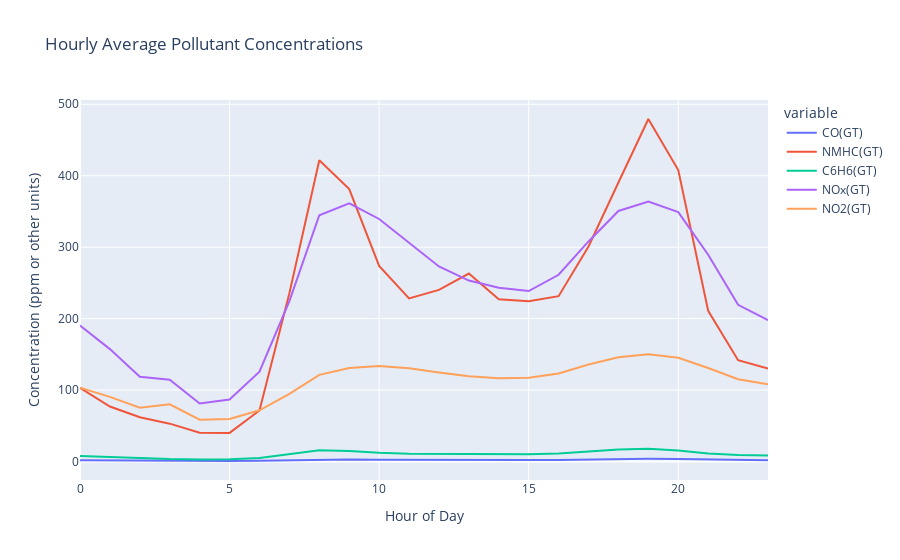
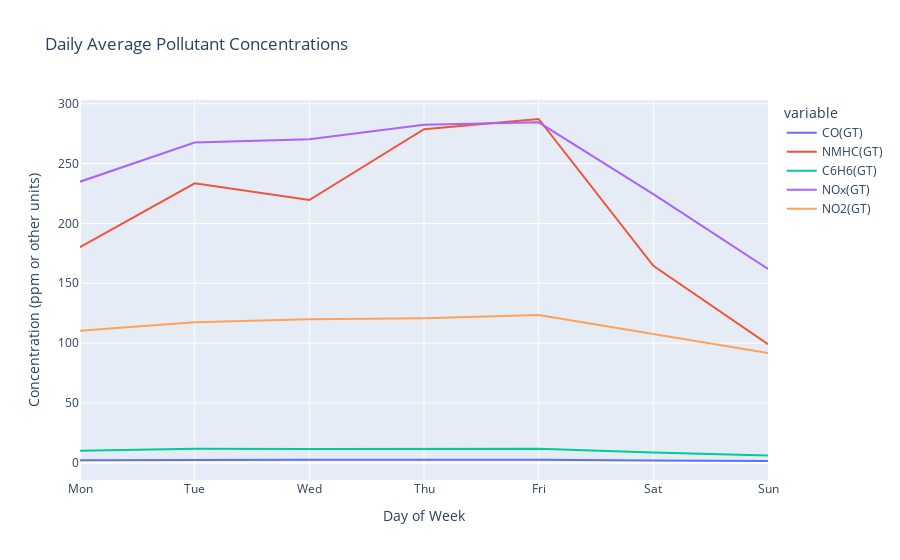

The cell these charts' notebook holds for them, in order:
### Code cell
# Extract hour of the day and day of the week from 'Time'

aq_data['hour'] = pd.to_datetime(aq_data['Time'], format='%H:%M:%S').dt.hour
aq_data['day_of_week'] = aq_data['Date'].dt.dayofweek  # 0 = Monday, 6 = Sunday

# Group by hour of the day and calculate average pollutant concentrations
hourly_avg = aq_data.groupby('hour')[['CO(GT)', 'NMHC(GT)', 'C6H6(GT)', 'NOx(GT)', 'NO2(GT)']].mean().reset_index()

# Group by day of the week and calculate average pollutant concentrations
daily_avg = aq_data.groupby('day_of_week')[['CO(GT)', 'NMHC(GT)', 'C6H6(GT)', 'NOx(GT)', 'NO2(GT)']].mean().reset_index()

# Hourly average plot with Plotly
fig_hourly = px.line(hourly_avg, x='hour', y=hourly_avg.columns[1:], 
                     title="Hourly Average Pollutant Concentrations", 
                     labels={"hour": "Hour of Day", "value": "Concentration (ppm or other units)"})

fig_hourly.show()

# Daily average plot with Plotly
fig_daily = px.line(daily_avg, x='day_of_week', y=daily_avg.columns[1:], 
                    title="Daily Average Pollutant Concentrations", 
                    labels={"day_of_week": "Day of Week", "value": "Concentration (ppm or other units)"})

# Set x-axis labels as days of the week
fig_daily.update_xaxes(tickmode='array', tickvals=list(range(7)), ticktext=["Mon", "Tue", "Wed", "Thu", "Fri", "Sat", "Sun"])

fig_daily.show()

### Figure 1 — Plotly figure (JSON) as saved in the notebook; plotly's stock layout.template omitted (floating-point values rounded to 4 significant figures)
{"data": [{"hovertemplate": "variable=CO(GT)<br>Hour of Day=%{x}<br>Concentration (ppm or other units)=%{y}<extra></extra>", "legendgroup": "CO(GT)", "line": {"color": "#636efa", "dash": "solid"}, "marker": {"symbol": "circle"}, "mode": "lines", "name": "CO(GT)", "orientation": "v", "showlegend": true, "type": "scatter", "x": [0, 1, 2, 3, 4, 5, 6, 7, 8, 9, 10, 11, 12, 13, 14, 15, 16, 17, 18, 19, 20, 21, 22, 23], "xaxis": "x", "y": [1.786, 1.468, 1.099, 0.8885, 0.7587, 0.7129, 0.9216, 1.811, 2.824, 2.972, 2.566, 2.261, 2.17, 2.201, 2.126, 2.049, 2.267, 2.816, 3.436, 3.733, 3.469, 2.601, 1.977, 1.878], "yaxis": "y"}, {"hovertemplate": "variable=NMHC(GT)<br>Hour of Day=%{x}<br>Concentration (ppm or other units)=%{y}<extra></extra>", "legendgroup": "NMHC(GT)", "line": {"color": "#EF553B", "dash": "solid"}, "marker": {"symbol": "circle"}, "mode": "lines", "name": "NMHC(GT)", "orientation": "v", "showlegend": true, "type": "scatter", "x": [0, 1, 2, 3, 4, 5, 6, 7, 8, 9, 10, 11, 12, 13, 14, 15, 16, 17, 18, 19, 20, 21, 22, 23], "xaxis": "x", "y": [103.1, 76.97, 61.87, 52.97, 40.19, 40.08, 71.45, 235.6, 421.6, 381.2, 273.8, 228.3, 240.3, 263.2, 227.1, 224.5, 231.4, 301.0, 390.6, 479.4, 407.9, 211.0, 141.8, 130], "yaxis": "y"}, {"hovertemplate": "variable=C6H6(GT)<br>Hour of Day=%{x}<br>Concentration (ppm or other units)=%{y}<extra></extra>", "legendgroup": "C6H6(GT)", "line": {"color": "#00cc96", "dash": "solid"}, "marker": {"symbol": "circle"}, "mode": "lines", "name": "C6H6(GT)", "orientation": "v", "showlegend": true, "type": "scatter", "x": [0, 1, 2, 3, 4, 5, 6, 7, 8, 9, 10, 11, 12, 13, 14, 15, 16, 17, 18, 19, 20, 21, 22, 23], "xaxis": "x", "y": [7.687, 5.993, 4.379, 3.379, 2.916, 3.068, 4.758, 10.4, 15.89, 14.76, 12.24, 11.02, 10.82, 10.98, 10.32, 10.27, 11.12, 13.94, 16.64, 17.74, 15.38, 11.09, 8.978, 8.413], "yaxis": "y"}, {"hovertemplate": "variable=NOx(GT)<br>Hour of Day=%{x}<br>Concentration (ppm or other units)=%{y}<extra></extra>", "legendgroup": "NOx(GT)", "line": {"color": "#ab63fa", "dash": "solid"}, "marker": {"symbol": "circle"}, "mode": "lines", "name": "NOx(GT)", "orientation": "v", "showlegend": true, "type": "scatter", "x": [0, 1, 2, 3, 4, 5, 6, 7, 8, 9, 10, 11, 12, 13, 14, 15, 16, 17, 18, 19, 20, 21, 22, 23], "xaxis": "x", "y": [190.4, 157.3, 118.6, 114.5, 81.13, 86.79, 125.7, 224.6, 344.7, 361.3, 339.5, 306.3, 273.0, 253.3, 243.2, 238.6, 261.3, 308.0, 350.6, 364.0, 349.1, 289.4, 219.3, 197.9], "yaxis": "y"}, {"hovertemplate": "variable=NO2(GT)<br>Hour of Day=%{x}<br>Concentration (ppm or other units)=%{y}<extra></extra>", "legendgroup": "NO2(GT)", "line": {"color": "#FFA15A", "dash": "solid"}, "marker": {"symbol": "circle"}, "mode": "lines", "name": "NO2(GT)", "orientation": "v", "showlegend": true, "type": "scatter", "x": [0, 1, 2, 3, 4, 5, 6, 7, 8, 9, 10, 11, 12, 13, 14, 15, 16, 17, 18, 19, 20, 21, 22, 23], "xaxis": "x", "y": [103.3, 90.49, 75.42, 80.08, 58.6, 59.6, 71.72, 94.68, 121.2, 130.9, 133.7, 130.4, 124.5, 119.3, 116.4, 117.2, 123.3, 135.8, 145.9, 150.1, 145.1, 130.9, 115.1, 108.1], "yaxis": "y"}], "layout": {"legend": {"title": {"text": "variable"}, "tracegroupgap": 0}, "title": {"text": "Hourly Average Pollutant Concentrations"}, "xaxis": {"anchor": "y", "domain": [0, 1], "title": {"text": "Hour of Day"}}, "yaxis": {"anchor": "x", "domain": [0, 1], "title": {"text": "Concentration (ppm or other units)"}}}}

### Figure 2 — Plotly figure (JSON) as saved in the notebook; plotly's stock layout.template omitted (floating-point values rounded to 4 significant figures)
{"data": [{"hovertemplate": "variable=CO(GT)<br>Day of Week=%{x}<br>Concentration (ppm or other units)=%{y}<extra></extra>", "legendgroup": "CO(GT)", "line": {"color": "#636efa", "dash": "solid"}, "marker": {"symbol": "circle"}, "mode": "lines", "name": "CO(GT)", "orientation": "v", "showlegend": true, "type": "scatter", "x": [0, 1, 2, 3, 4, 5, 6], "xaxis": "x", "y": [2.017, 2.382, 2.401, 2.456, 2.543, 1.861, 1.438], "yaxis": "y"}, {"hovertemplate": "variable=NMHC(GT)<br>Day of Week=%{x}<br>Concentration (ppm or other units)=%{y}<extra></extra>", "legendgroup": "NMHC(GT)", "line": {"color": "#EF553B", "dash": "solid"}, "marker": {"symbol": "circle"}, "mode": "lines", "name": "NMHC(GT)", "orientation": "v", "showlegend": true, "type": "scatter", "x": [0, 1, 2, 3, 4, 5, 6], "xaxis": "x", "y": [180.1, 233.6, 219.6, 278.8, 287.3, 164.6, 99.11], "yaxis": "y"}, {"hovertemplate": "variable=C6H6(GT)<br>Day of Week=%{x}<br>Concentration (ppm or other units)=%{y}<extra></extra>", "legendgroup": "C6H6(GT)", "line": {"color": "#00cc96", "dash": "solid"}, "marker": {"symbol": "circle"}, "mode": "lines", "name": "C6H6(GT)", "orientation": "v", "showlegend": true, "type": "scatter", "x": [0, 1, 2, 3, 4, 5, 6], "xaxis": "x", "y": [9.954, 11.68, 11.4, 11.53, 11.73, 8.508, 6.051], "yaxis": "y"}, {"hovertemplate": "variable=NOx(GT)<br>Day of Week=%{x}<br>Concentration (ppm or other units)=%{y}<extra></extra>", "legendgroup": "NOx(GT)", "line": {"color": "#ab63fa", "dash": "solid"}, "marker": {"symbol": "circle"}, "mode": "lines", "name": "NOx(GT)", "orientation": "v", "showlegend": true, "type": "scatter", "x": [0, 1, 2, 3, 4, 5, 6], "xaxis": "x", "y": [234.9, 267.7, 270.4, 282.6, 284.5, 224.5, 162.0], "yaxis": "y"}, {"hovertemplate": "variable=NO2(GT)<br>Day of Week=%{x}<br>Concentration (ppm or other units)=%{y}<extra></extra>", "legendgroup": "NO2(GT)", "line": {"color": "#FFA15A", "dash": "solid"}, "marker": {"symbol": "circle"}, "mode": "lines", "name": "NO2(GT)", "orientation": "v", "showlegend": true, "type": "scatter", "x": [0, 1, 2, 3, 4, 5, 6], "xaxis": "x", "y": [110.3, 117.4, 120.0, 120.8, 123.4, 107.6, 91.64], "yaxis": "y"}], "layout": {"legend": {"title": {"text": "variable"}, "tracegroupgap": 0}, "title": {"text": "Daily Average Pollutant Concentrations"}, "xaxis": {"anchor": "y", "domain": [0, 1], "tickmode": "array", "ticktext": ["Mon", "Tue", "Wed", "Thu", "Fri", "Sat", "Sun"], "tickvals": [0, 1, 2, 3, 4, 5, 6], "title": {"text": "Day of Week"}}, "yaxis": {"anchor": "x", "domain": [0, 1], "title": {"text": "Concentration (ppm or other units)"}}}}
